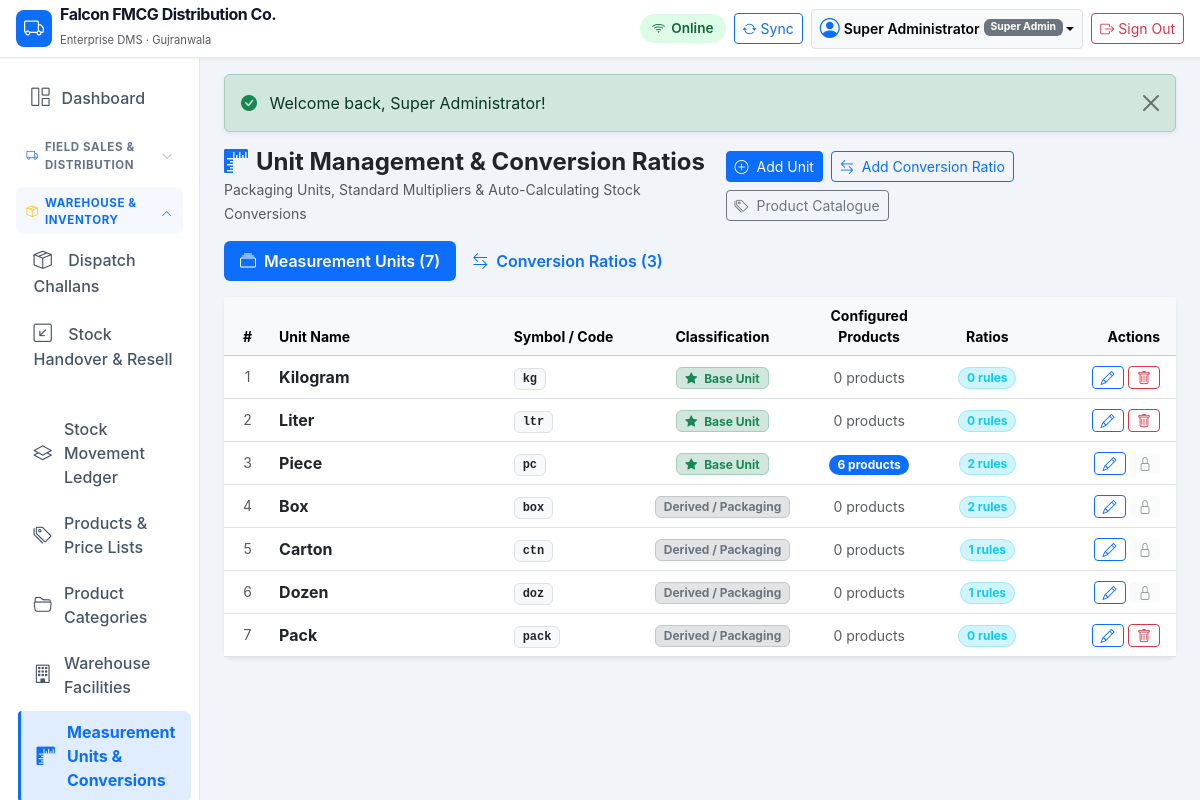
The app's page /modules/units/index.php (signed in) with its own data.
### tables this page shows
CREATE TABLE `companies` (
    `id` INT UNSIGNED AUTO_INCREMENT PRIMARY KEY,
    `name` VARCHAR(150) NOT NULL,
    `legal_name` VARCHAR(200) NULL,
    `email` VARCHAR(100) NULL,
    `phone` VARCHAR(50) NULL,
    `address` TEXT NULL,
    `city` VARCHAR(100) DEFAULT 'Gujranwala',
    `ntn` VARCHAR(50) NULL,
    `strn` VARCHAR(50) NULL,
    `currency` VARCHAR(10) DEFAULT 'PKR',
    `currency_symbol` VARCHAR(10) DEFAULT 'Rs.',
    `financial_year_start` DATE NULL,
    `invoice_prefix` VARCHAR(10) DEFAULT 'INV-',
    `purchase_prefix` VARCHAR(10) DEFAULT 'PO-',
    `order_prefix` VARCHAR(10) DEFAULT 'SO-',
    `delivery_prefix` VARCHAR(10) DEFAULT 'DC-',
    `receipt_prefix` VARCHAR(10) DEFAULT 'RCP-',
    `default_warehouse_id` INT UNSIGNED NULL,
    `inventory_valuation` ENUM('WAC', 'FIFO') DEFAULT 'WAC',
    `allow_negative_stock` TINYINT(1) DEFAULT 0,
    `status` ENUM('active', 'inactive') DEFAULT 'active',
    `created_at` TIMESTAMP DEFAULT CURRENT_TIMESTAMP,
    `updated_at` TIMESTAMP DEFAULT CURRENT_TIMESTAMP ON UPDATE CURRENT_TIMESTAMP
);

CREATE TABLE `users` (
    `id` INT UNSIGNED AUTO_INCREMENT PRIMARY KEY,
    `role_id` INT UNSIGNED NOT NULL,
    `username` VARCHAR(80) NOT NULL UNIQUE,
    `password_hash` VARCHAR(255) NOT NULL,
    `full_name` VARCHAR(150) NOT NULL,
    `email` VARCHAR(120) NULL,
    `phone` VARCHAR(50) NULL,
    `status` ENUM('active', 'inactive', 'suspended') DEFAULT 'active',
    `last_login_at` DATETIME NULL,
    `created_at` TIMESTAMP DEFAULT CURRENT_TIMESTAMP,
    `updated_at` TIMESTAMP DEFAULT CURRENT_TIMESTAMP ON UPDATE CURRENT_TIMESTAMP,
    CONSTRAINT `fk_users_role` FOREIGN KEY (`role_id`) REFERENCES `roles` (`id`)
);

CREATE TABLE `roles` (
    `id` INT UNSIGNED AUTO_INCREMENT PRIMARY KEY,
    `name` VARCHAR(100) NOT NULL,
    `slug` VARCHAR(100) NOT NULL UNIQUE,
    `description` VARCHAR(255) NULL,
    `is_system` TINYINT(1) DEFAULT 0,
    `created_at` TIMESTAMP DEFAULT CURRENT_TIMESTAMP
);

CREATE TABLE `units` (
    `id` INT UNSIGNED AUTO_INCREMENT PRIMARY KEY,
    `name` VARCHAR(50) NOT NULL,
    `code` VARCHAR(20) NOT NULL UNIQUE,
    `is_base` TINYINT(1) DEFAULT 0,
    `created_at` TIMESTAMP DEFAULT CURRENT_TIMESTAMP
);

### modules/units/index.php (the view, shortened to what the rows shown need)
<?php
requireLogin();
$pdo = getDatabaseConnection();
$currentUser = getCurrentUser();
$activeTab = sanitize($_GET['tab'] ?? 'units');
$unitsQuery = "
    SELECT u.*,
           COUNT(p.id) as product_count,
           (SELECT COUNT(*) FROM `unit_conversions` uc WHERE uc.from_unit_id = u.id OR uc.to_unit_id = u.id) as conversion_count
    FROM `units` u
    LEFT JOIN `products` p ON u.id = p.base_unit_id
    GROUP BY u.id
    ORDER BY u.is_base DESC, u.name ASC
";
$units = $pdo->query($unitsQuery)->fetchAll();
require_once dirname(__DIR__, 2) . '/includes/header.php';
?>
<div class="tab-content">
    <div class="tab-pane fade <?= $activeTab === 'units' ? 'show active' : '' ?>" id="units-pane">
        <div class="card border-0 shadow-sm rounded-3">
            <div class="card-body p-0">
                <div class="table-responsive">
                    <table class="table table-hover align-middle mb-0">
                        <thead class="table-light small">
                            <tr>
                                <th style="width: 5%;" class="text-center">#</th>
                                <th style="width: 25%;">Unit Name</th>
                                <th style="width: 15%;">Symbol / Code</th>
                                <th style="width: 15%;" class="text-center">Classification</th>
                                <th style="width: 15%;" class="text-center">Configured Products</th>
                                <th style="width: 10%;" class="text-center">Ratios</th>
                                <th style="width: 15%;" class="text-end pe-3">Actions</th>
                            </tr>
                        </thead>
                        <tbody>
                            <?php if (empty($units)): ?>
                                <tr>
                                    <td colspan="7" class="text-center py-4 text-muted">No measurement units registered yet.</td>
                                </tr>
                            <?php else: ?>
                                <?php $sno = 1; foreach ($units as $u): ?>
                                    <tr>
                                        <td class="text-center text-muted small"><?= $sno++ ?></td>
                                        <td>
                                            <span class="fw-bold text-dark"><?= htmlspecialchars($u['name']) ?></span>
                                        </td>
                                        <td>
                                            <span class="badge bg-light text-dark border font-monospace px-2 py-1">
                                                <?= htmlspecialchars($u['code']) ?>
                                            </span>
                                        </td>
                                        <td class="text-center">
                                            <?php if ($u['is_base']): ?>
                                                <span class="badge bg-success-subtle text-success border border-success-subtle px-2 py-1">
                                                    <i class="bi bi-star-fill me-1"></i> Base Unit
                                                </span>
                                            <?php else: ?>
                                                <span class="badge bg-secondary-subtle text-secondary border border-secondary-subtle px-2 py-1">
                                                    Derived / Packaging
                                                </span>
                                            <?php endif; ?>
                                        </td>
                                        <td class="text-center">
                                            <?php if ($u['product_count'] > 0): ?>
                                                <a href="<?= BASE_URL ?>/modules/products/index.php" class="badge bg-primary text-white rounded-pill text-decoration-none px-2 py-1">
                                                    <?= $u['product_count'] ?> products
                                                </a>
                                            <?php else: ?>
                                                <span class="text-muted small">0 products</span>
                                            <?php endif; ?>
                                        </td>
                                        <td class="text-center">
                                            <span class="badge bg-info-subtle text-info border border-info-subtle rounded-pill">
                                                <?= $u['conversion_count'] ?> rules
                                            </span>
                                        </td>
                                        <td class="text-end pe-3">
                                            <button type="button" class="btn btn-sm btn-outline-primary py-0 px-2" onclick="editUnit(<?= $u['id'] ?>, '<?= addslashes(htmlspecialchars($u['name'])) ?>', '<?= addslashes(htmlspecialchars($u['code'])) ?>', <?= $u['is_base'] ?>);" title="Edit Unit">
                                                <i class="bi bi-pencil"></i>
                                            </button>
                                            <?php if ($u['product_count'] == 0 && $u['conversion_count'] == 0): ?>
                                                <span id="del-unit-init-<?= $u['id'] ?>">
                                                    <button type="button" class="btn btn-sm btn-outline-danger py-0 px-2" onclick="document.getElementById('del-unit-init-<?= $u['id'] ?>').classList.add('d-none'); document.getElementById('del-unit-confirm-<?= $u['id'] ?>').classList.remove('d-none');" title="Delete Unit">
                                                        <i class="bi bi-trash"></i>
                                                    </button>
                                                </span>
                                            <?php else: ?>
                                                <button type="button" class="btn btn-sm btn-light text-muted py-0 px-2 border-0" disabled title="Cannot delete: unit in active use">
                                                    <i class="bi bi-lock"></i>
                                                </button>
                                            <?php endif; ?>
                                        </td>
                                    </tr>
                                <?php endforeach; ?>
                            <?php endif; ?>
                        </tbody>
                    </table>
                </div>
            </div>
        </div>
    </div>
</div>
<?php require_once dirname(__DIR__, 2) . '/includes/footer.php'; ?>

### includes/header.php (shortened to what the rows shown need)
<?php
$currentUser = getCurrentUser();
$company = getCompanyInfo(getDatabaseConnection());
?>
<!DOCTYPE html>
<html lang="en">
<head>
    <link rel="stylesheet" href="<?= BASE_URL ?>/assets/vendor/bootstrap/bootstrap.min.css">
    <link rel="stylesheet" href="<?= BASE_URL ?>/assets/vendor/bootstrap-icons/bootstrap-icons.min.css">
    <link rel="stylesheet" href="<?= BASE_URL ?>/assets/css/app.css">
</head>
<body>
<header class="navbar navbar-expand-lg navbar-dms sticky-top px-3 py-2">
    <div class="container-fluid p-0">
        <a class="navbar-brand d-flex align-items-center me-3" href="<?= BASE_URL ?>/dashboard.php">
            <div>
                <div class="brand-text fs-6 lh-1"><?= htmlspecialchars($company['name'] ?? APP_NAME) ?></div>
                <small class="text-muted" style="font-size: 0.7rem;">Enterprise DMS · <?= htmlspecialchars($company['city'] ?? 'Gujranwala') ?></small>
            </div>
        </a>
        <div class="d-flex align-items-center ms-auto gap-2">
            <?php if ($currentUser): ?>
            <div class="dropdown">
                <button class="btn btn-sm btn-light border dropdown-toggle d-flex align-items-center" type="button" data-bs-toggle="dropdown" aria-expanded="false">
                    <i class="bi bi-person-circle fs-5 me-1 text-primary"></i>
                    <span class="d-none d-md-inline fw-semibold me-1"><?= htmlspecialchars($currentUser['full_name']) ?></span>
                    <span class="badge bg-secondary" style="font-size: 0.65rem;"><?= htmlspecialchars($currentUser['role_name']) ?></span>
                </button>
            </div>
            <a href="<?= BASE_URL ?>/logout.php" class="btn btn-sm btn-outline-danger d-flex align-items-center" title="Sign Out">
                <i class="bi bi-box-arrow-right me-1"></i>
                <span class="d-none d-sm-inline">Sign Out</span>
            </a>
            <?php endif; ?>
        </div>
    </div>
</header>
<div class="container-fluid dms-layout-container">
    <div class="row g-0 h-100">
        <?php if ($currentUser): ?>
            <main class="col-md-9 ms-sm-auto col-lg-10 px-md-4 py-3 dms-main-content">
        <?php else: ?>
            <main class="col-12 px-3 py-4 dms-main-content">
        <?php endif; ?>

### records on screen
companies: name "Falcon FMCG Distribution Co.", city "Gujranwala"
users: full_name "Super Administrator", role.name "Super Admin"
units: name "Kilogram", code "kg", is_base 1 (drawn), shows "0 products", conversion_count "0"
units: name "Liter", code "ltr", is_base 1 (drawn), shows "0 products", conversion_count "0"
units: name "Piece", code "pc", is_base 1 (drawn), product_count "6", conversion_count "2"
units: name "Box", code "box", is_base "Derived / Packaging", shows "0 products", conversion_count "2"
units: name "Carton", code "ctn", is_base "Derived / Packaging", shows "0 products", conversion_count "1"
units: name "Dozen", code "doz", is_base "Derived / Packaging", shows "0 products", conversion_count "1"
units: name "Pack", code "pack", is_base "Derived / Packaging", shows "0 products", conversion_count "0"

### other values on screen
$flash['message'] "Welcome back, Super Administrator!"
count($units) "7"
count($conversions) "3"
